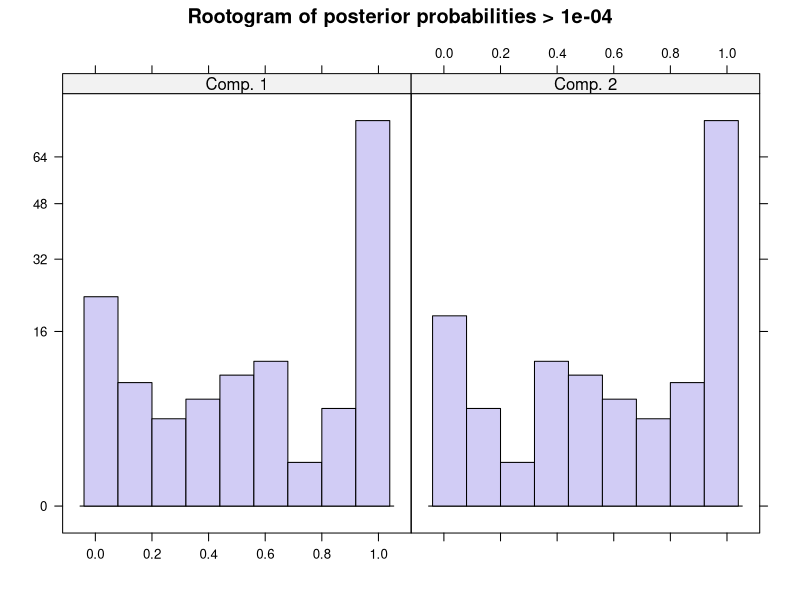
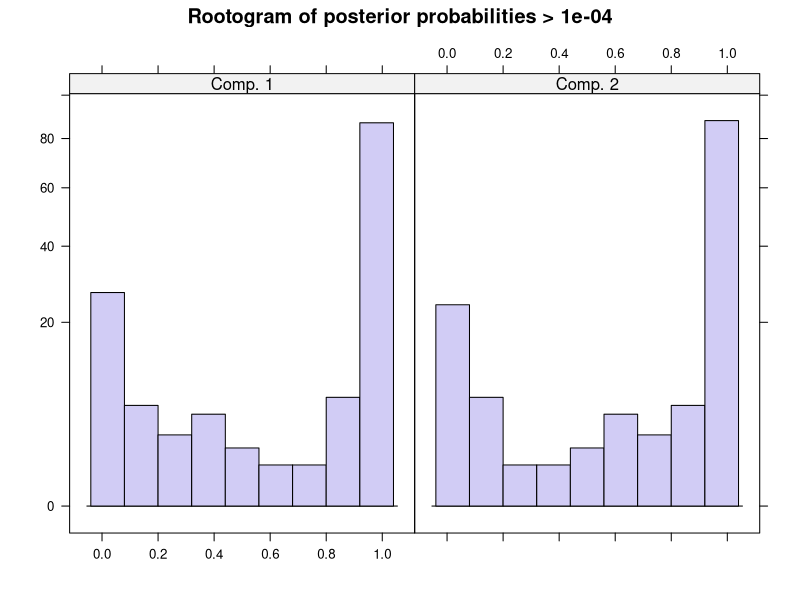

R code for these plots, in order:
library(flexmix)


### Name: flexmix
### Title: Flexible Mixture Modeling
### Aliases: flexmix flexmix,formula,ANY,ANY,ANY,missing-method
###   flexmix,formula,ANY,ANY,ANY,list-method
###   flexmix,formula,ANY,ANY,ANY,FLXM-method prior,flexmix-method
###   show,flexmix-method summary,flexmix-method
###   show,summary.flexmix-method
### Keywords: regression cluster

### ** Examples


data("NPreg", package = "flexmix")

## mixture of two linear regression models. Note that control parameters
## can be specified as named list and abbreviated if unique.
ex1 <- flexmix(yn ~ x + I(x^2), data = NPreg, k = 2,
               control = list(verb = 5, iter = 100))

ex1
summary(ex1)
plot(ex1)

## now we fit a model with one Gaussian response and one Poisson
## response. Note that the formulas inside the call to FLXMRglm are
## relative to the overall model formula.
ex2 <- flexmix(yn ~ x, data = NPreg, k = 2,
               model = list(FLXMRglm(yn ~ . + I(x^2)), 
                            FLXMRglm(yp ~ ., family = "poisson")))
plot(ex2)

ex2
table(ex2@cluster, NPreg$class)

## for Gaussian responses we get coefficients and standard deviation
parameters(ex2, component = 1, model = 1)

## for Poisson response we get only coefficients
parameters(ex2, component = 1, model = 2)

## fitting a model only to the Poisson response is of course
## done like this
ex3 <- flexmix(yp ~ x, data = NPreg, k = 2,
               model = FLXMRglm(family = "poisson"))

## if observations are grouped, i.e., we have several observations per
## individual, fitting is usually much faster:
ex4 <- flexmix(yp~x|id1, data = NPreg, k = 2,
               model = FLXMRglm(family = "poisson"))

## And now a binomial example. Mixtures of binomials are not generically
## identified, here the grouping variable is necessary:
set.seed(1234)
ex5 <- initFlexmix(cbind(yb,1 - yb) ~ x, data = NPreg, k = 2,
                   model = FLXMRglm(family = "binomial"), nrep = 5)
table(NPreg$class, clusters(ex5))

ex6 <- initFlexmix(cbind(yb, 1 - yb) ~ x | id2, data = NPreg, k = 2,
                   model = FLXMRglm(family = "binomial"), nrep = 5)
table(NPreg$class, clusters(ex6))
